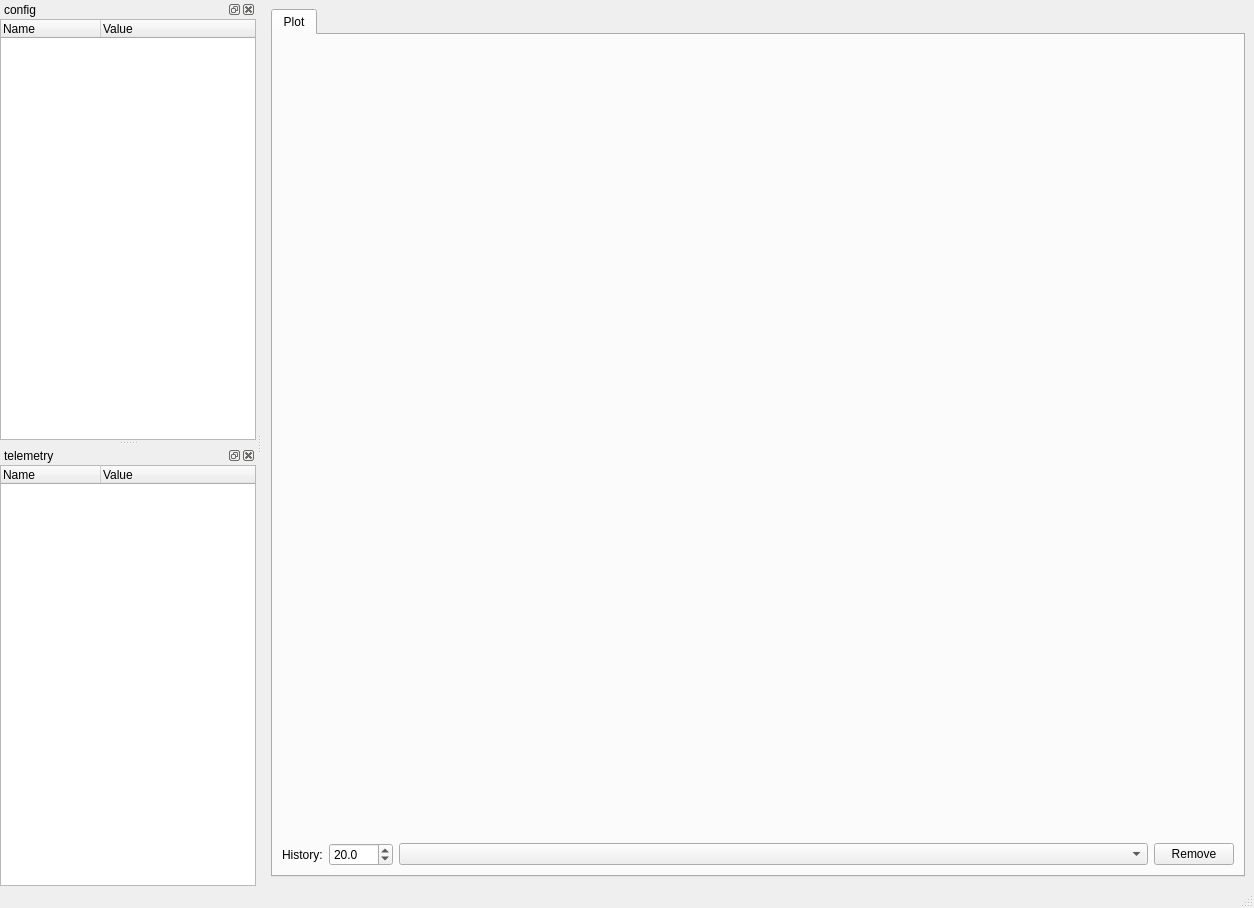
<?xml version="1.0" encoding="UTF-8"?>
<ui version="4.0">
 <class>MpacklogMainWindow</class>
 <widget class="QMainWindow" name="MpacklogMainWindow">
  <property name="geometry">
   <rect>
    <x>0</x>
    <y>0</y>
    <width>1254</width>
    <height>908</height>
   </rect>
  </property>
  <property name="windowTitle">
   <string>mpacklog</string>
  </property>
  <property name="dockOptions">
   <set>QMainWindow::AllowTabbedDocks|QMainWindow::AnimatedDocks|QMainWindow::ForceTabbedDocks</set>
  </property>
  <widget class="QWidget" name="centralwidget">
   <layout class="QVBoxLayout" name="verticalLayout_3">
    <item>
     <widget class="QTabWidget" name="tabWidget">
      <property name="currentIndex">
       <number>0</number>
      </property>
      <widget class="QWidget" name="tab">
       <attribute name="title">
        <string>Plot</string>
       </attribute>
       <layout class="QVBoxLayout" name="verticalLayout_4">
        <item>
         <widget class="QWidget" name="plotHolderWidget" native="true">
          <property name="sizePolicy">
           <sizepolicy hsizetype="Preferred" vsizetype="Preferred">
            <horstretch>0</horstretch>
            <verstretch>1</verstretch>
           </sizepolicy>
          </property>
         </widget>
        </item>
        <item>
         <layout class="QHBoxLayout" name="horizontalLayout">
          <item>
           <widget class="QLabel" name="historyLabel">
            <property name="text">
             <string>History:</string>
            </property>
           </widget>
          </item>
          <item>
           <widget class="QDoubleSpinBox" name="historySpin">
            <property name="decimals">
             <number>1</number>
            </property>
            <property name="maximum">
             <double>5000.000000000000000</double>
            </property>
            <property name="value">
             <double>20.000000000000000</double>
            </property>
           </widget>
          </item>
          <item>
           <widget class="QComboBox" name="plotItemCombo">
            <property name="sizePolicy">
             <sizepolicy hsizetype="Preferred" vsizetype="Fixed">
              <horstretch>1</horstretch>
              <verstretch>0</verstretch>
             </sizepolicy>
            </property>
           </widget>
          </item>
          <item>
           <widget class="QPushButton" name="plotItemRemoveButton">
            <property name="text">
             <string>Remove</string>
            </property>
           </widget>
          </item>
         </layout>
        </item>
       </layout>
      </widget>
     </widget>
    </item>
   </layout>
  </widget>
  <widget class="QMenuBar" name="menubar">
   <property name="geometry">
    <rect>
     <x>0</x>
     <y>0</y>
     <width>1254</width>
     <height>19</height>
    </rect>
   </property>
  </widget>
  <widget class="QStatusBar" name="statusbar"/>
  <widget class="QDockWidget" name="configDock">
   <property name="windowTitle">
    <string>config</string>
   </property>
   <attribute name="dockWidgetArea">
    <number>1</number>
   </attribute>
   <widget class="QWidget" name="configDockWidget">
    <layout class="QVBoxLayout" name="verticalLayout">
     <property name="margin">
      <number>0</number>
     </property>
     <item>
      <widget class="QTreeWidget" name="configTreeWidget">
       <property name="baseSize">
        <size>
         <width>0</width>
         <height>0</height>
        </size>
       </property>
       <property name="columnCount">
        <number>2</number>
       </property>
       <attribute name="headerVisible">
        <bool>true</bool>
       </attribute>
       <column>
        <property name="text">
         <string notr="true">Name</string>
        </property>
       </column>
       <column>
        <property name="text">
         <string notr="true">Value</string>
        </property>
       </column>
      </widget>
     </item>
    </layout>
   </widget>
  </widget>
  <widget class="QDockWidget" name="telemetryDock">
   <property name="baseSize">
    <size>
     <width>0</width>
     <height>0</height>
    </size>
   </property>
   <property name="windowTitle">
    <string>telemetry</string>
   </property>
   <attribute name="dockWidgetArea">
    <number>1</number>
   </attribute>
   <widget class="QWidget" name="telemetryDockWidget">
    <layout class="QVBoxLayout" name="verticalLayout_2">
     <property name="margin">
      <number>0</number>
     </property>
     <item>
      <widget class="QTreeWidget" name="telemetryTreeWidget">
       <property name="baseSize">
        <size>
         <width>0</width>
         <height>0</height>
        </size>
       </property>
       <property name="columnCount">
        <number>2</number>
       </property>
       <attribute name="headerVisible">
        <bool>true</bool>
       </attribute>
       <column>
        <property name="text">
         <string notr="true">Name</string>
        </property>
       </column>
       <column>
        <property name="text">
         <string notr="true">Value</string>
        </property>
       </column>
      </widget>
     </item>
    </layout>
   </widget>
  </widget>
 </widget>
 <resources/>
 <connections/>
</ui>
